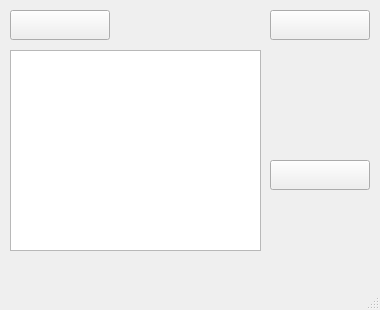
<?xml version="1.0" encoding="UTF-8"?>
<ui version="4.0">
 <class>Widget</class>
 <widget class="QMainWindow" name="Widget">
  <property name="geometry">
   <rect>
    <x>0</x>
    <y>0</y>
    <width>380</width>
    <height>310</height>
   </rect>
  </property>
  <property name="minimumSize">
   <size>
    <width>380</width>
    <height>310</height>
   </size>
  </property>
  <property name="maximumSize">
   <size>
    <width>380</width>
    <height>310</height>
   </size>
  </property>
  <property name="windowTitle">
   <string>Widget</string>
  </property>
  <widget class="QWidget" name="centralwidget">
   <widget class="QPushButton" name="pushButton">
    <property name="geometry">
     <rect>
      <x>270</x>
      <y>10</y>
      <width>100</width>
      <height>30</height>
     </rect>
    </property>
    <property name="text">
     <string/>
    </property>
    <property name="icon">
     <iconset resource="main_pic.qrc">
      <normaloff>:/mainpic/pic/jiuke.png</normaloff>:/mainpic/pic/jiuke.png</iconset>
    </property>
    <property name="iconSize">
     <size>
      <width>100</width>
      <height>30</height>
     </size>
    </property>
   </widget>
   <widget class="QPushButton" name="backbutton_2">
    <property name="geometry">
     <rect>
      <x>10</x>
      <y>10</y>
      <width>100</width>
      <height>30</height>
     </rect>
    </property>
    <property name="text">
     <string/>
    </property>
    <property name="icon">
     <iconset resource="main_pic.qrc">
      <normaloff>:/mainpic/pic/fanhui.png</normaloff>:/mainpic/pic/fanhui.png</iconset>
    </property>
    <property name="iconSize">
     <size>
      <width>100</width>
      <height>30</height>
     </size>
    </property>
   </widget>
   <widget class="QTextEdit" name="textEdit">
    <property name="geometry">
     <rect>
      <x>10</x>
      <y>50</y>
      <width>251</width>
      <height>201</height>
     </rect>
    </property>
   </widget>
   <widget class="QPushButton" name="pushButton_2">
    <property name="geometry">
     <rect>
      <x>270</x>
      <y>160</y>
      <width>100</width>
      <height>30</height>
     </rect>
    </property>
    <property name="text">
     <string/>
    </property>
    <property name="icon">
     <iconset resource="main_pic.qrc">
      <normaloff>:/mainpic/pic/zuoshi.png</normaloff>:/mainpic/pic/zuoshi.png</iconset>
    </property>
    <property name="iconSize">
     <size>
      <width>100</width>
      <height>30</height>
     </size>
    </property>
   </widget>
   <widget class="QLabel" name="label">
    <property name="geometry">
     <rect>
      <x>0</x>
      <y>0</y>
      <width>380</width>
      <height>310</height>
     </rect>
    </property>
    <property name="text">
     <string/>
    </property>
    <property name="pixmap">
     <pixmap resource="main_pic.qrc">:/mainpic/pic/widget_bac.jpg</pixmap>
    </property>
   </widget>
   <zorder>label</zorder>
   <zorder>pushButton</zorder>
   <zorder>backbutton_2</zorder>
   <zorder>textEdit</zorder>
   <zorder>pushButton_2</zorder>
  </widget>
  <widget class="QMenuBar" name="menubar">
   <property name="geometry">
    <rect>
     <x>0</x>
     <y>0</y>
     <width>380</width>
     <height>26</height>
    </rect>
   </property>
  </widget>
  <widget class="QStatusBar" name="statusbar"/>
 </widget>
 <resources>
  <include location="main_pic.qrc"/>
 </resources>
 <connections/>
</ui>
